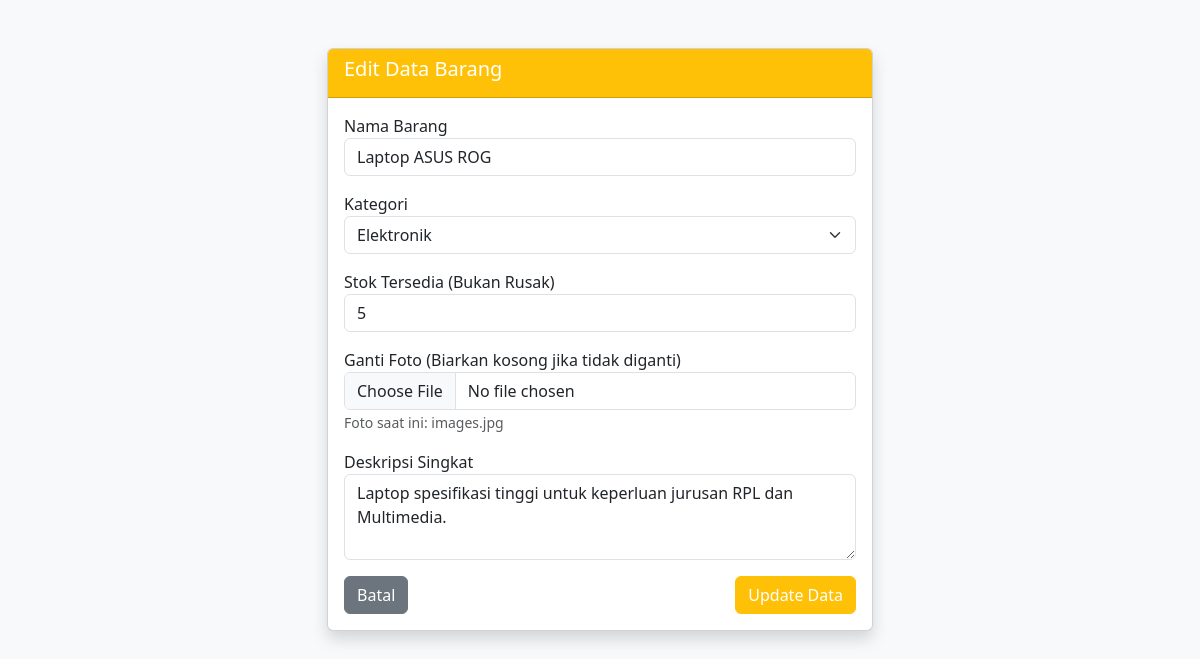
/admin/edit_barang.php?id=1 (signed in), run on the app's committed database.
### tables this page shows
CREATE TABLE `barang` (
  `id_barang` int(11) NOT NULL,
  `id_kategori` int(11) DEFAULT NULL,
  `nama_barang` varchar(100) NOT NULL,
  `deskripsi` text DEFAULT NULL,
  `stok_tersedia` int(11) DEFAULT 0,
  `stok_rusak` int(11) DEFAULT 0,
  `gambar` varchar(255) DEFAULT NULL
);

### admin/edit_barang.php (the view, shortened to what this page needs)
<?php
require '../config/koneksi.php';
$id = $_GET['id'];
$query = mysqli_query($conn, "SELECT * FROM barang WHERE id_barang = '$id'");
$data  = mysqli_fetch_assoc($query);
?>
<!DOCTYPE html>
<html lang="id">
<head>
    <link href="https://cdn.jsdelivr.net/npm/bootstrap@5.3.0/dist/css/bootstrap.min.css" rel="stylesheet">
</head>
<body class="bg-light">
    <div class="container mt-5">
        <div class="row justify-content-center">
            <div class="col-md-6">
                <div class="card shadow">
                    <div class="card-header bg-warning text-white">
                        <h5>Edit Data Barang</h5>
                    </div>
                    <div class="card-body">
                        <form method="POST" enctype="multipart/form-data">
                            <div class="mb-3">
                                <label>Nama Barang</label>
                                <input type="text" name="nama_barang" class="form-control" value="<?= $data['nama_barang'] ?>" required>
                            </div>
                            <div class="mb-3">
                                <label>Kategori</label>
                                <select name="id_kategori" class="form-select" required>
                                    <?php
                                    $kat = mysqli_query($conn, "SELECT * FROM kategori");
                                    while ($k = mysqli_fetch_assoc($kat)) {
                                        $selected = ($k['id_kategori'] == $data['id_kategori']) ? 'selected' : '';
                                        echo "<option value='" . $k['id_kategori'] . "' $selected>" . $k['nama_kategori'] . "</option>";
                                    }
                                    ?>
                                </select>
                            </div>
                            <div class="mb-3">
                                <label>Stok Tersedia (Bukan Rusak)</label>
                                <input type="number" name="stok" class="form-control" value="<?= $data['stok_tersedia'] ?>" required>
                            </div>
                            <div class="mb-3">
                                <label>Ganti Foto (Biarkan kosong jika tidak diganti)</label>
                                <input type="file" name="gambar" class="form-control">
                                <?php if(!empty($data['gambar'])): ?>
                                    <small class="text-muted">Foto saat ini: <?= $data['gambar'] ?></small>
                                <?php endif; ?>
                            </div>
                            <div class="mb-3">
                                <label>Deskripsi Singkat</label>
                                <textarea name="deskripsi" class="form-control" rows="3"><?= $data['deskripsi'] ?></textarea>
                            </div>
                            <div class="d-flex justify-content-between">
                                <a href="dashboard.php" class="btn btn-secondary">Batal</a>
                                <button type="submit" name="update" class="btn btn-warning text-white">Update Data</button>
                            </div>
                        </form>
                    </div>
                </div>
            </div>
        </div>
    </div>
</body>
</html>

### data on the page
barang: nama_barang "Laptop ASUS ROG", stok "5", gambar "images.jpg", deskripsi "Laptop spesifikasi tinggi untuk keperluan jurusan RPL dan Multimedia."

### other printed values
form field id_kategori "Elektronik"
